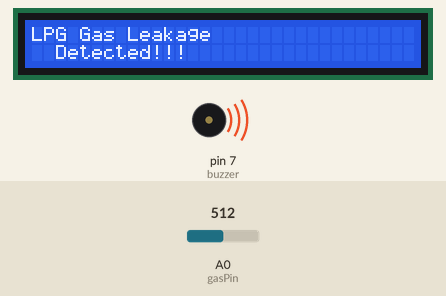
Recording of a sketch running on a simulated Arduino Uno, built with avr-gcc and run on an emulated ATmega328P. Parts: 32×2 character LCD, buzzer (waves = sounding). The inputs (shaded band) are chosen by the test bench; at power-on: A0 (gasPin) = 512. What the sketch prints to the serial monitor is not drawn.

Above: at 4.2 s.
4.3 s: A0 (gasPin) set to 225
6.0 s: A0 (gasPin) set to 201
At 7.2 s:
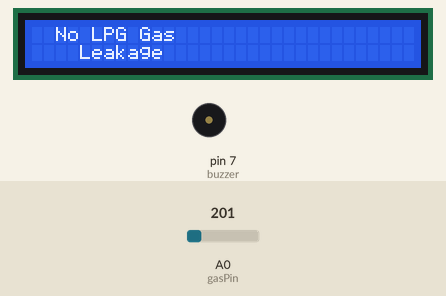
8.1 s: A0 (gasPin) set to 220
At 8.95 s:
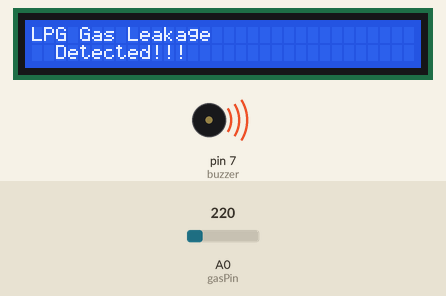
12.0 s: A0 (gasPin) set to 200
At 12.13 s:
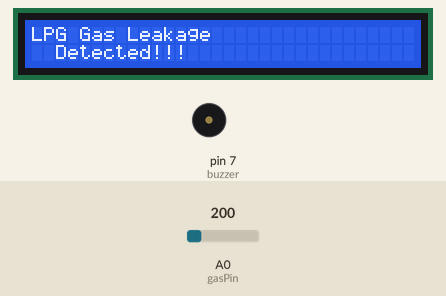
Timing chart, 0 to 14.8 s (numbered marks = the images above; inputs shaded):
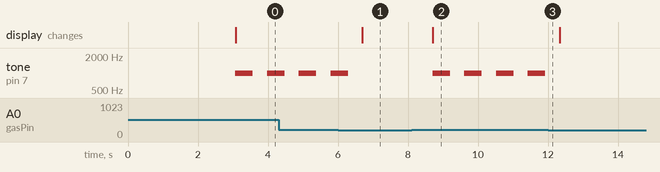

The sketch:

gas_360_leakage_detctor_code.ino
```cpp
#include <LiquidCrystal.h>
LiquidCrystal lcd(12, 11, 5, 4, 3, 2);
const int gasPin = A0;
int buzzer = 7;


void setup() {
  Serial.begin(9600);
  pinMode(gasPin,INPUT);
  pinMode(buzzer, OUTPUT);
  lcd.begin(32, 2);
  lcd.print("Gas Detector");
  lcd.setCursor(0, 1);
  lcd.print("Gas 360");
  delay(3000);
}

void loop() {
  int gasSensor = analogRead(gasPin);
if(gasSensor >= 210){
  Serial.println(gasSensor);
  //digitalWrite(buzzer, HIGH);
  tone(buzzer, 1000, 500);
  lcd.clear();
  lcd.print("LPG Gas Leakage");
  lcd.setCursor(0, 1);
  Serial.println("  LPG Gas Leakage Detected!!!  ");
  lcd.print("  Detected!!!  ");
  delay(400);
  digitalWrite(buzzer, LOW);
  delay(500);
}

else{
  Serial.println(gasSensor);
  //digitalWrite(buzzer, LOW);
  //tone(buzzer, 2500, 800);
  lcd.clear();
  lcd.print("  No LPG Gas ");
  lcd.setCursor(0, 1);
  Serial.println("   No LPG Gas Leakage    ");
  lcd.print("    Leakage    ");
  delay(1000);
}
}
```

Measured:
- the behaviour switches between 210 and 209 on A0 (gasPin) (found by bisection; images 0 and 1)
- after the input at 6.0 s, tone on pin 7 (buzzer): goes on until 6.3 s, then stays silent; the display: changes after 0.70 s (image 1)
- after the input at 8.1 s, tone on pin 7 (buzzer): alternates 1000 Hz for 0.50 s and silent for 0.41 s, starting after 0.61 s; the display: changes after 0.61 s (image 2)
- after the input at 12.0 s, tone on pin 7 (buzzer): stops changing and stays silent
- by itself, tone on pin 7 (buzzer): alternates 1000 Hz for 0.50 s and silent for 0.41 s
